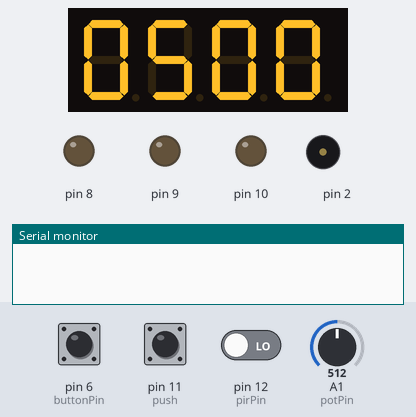
This sketch was run on a simulated Arduino Uno, built with avr-gcc and run on an emulated ATmega328P. Parts: 4-digit seven-segment display, output pins drawn as LEDs (lit = HIGH), buzzer (waves = sounding), the last lines printed to the serial monitor. The inputs (shaded band) are chosen by the test bench; at power-on: pin 12 (pirPin) LOW, pin 6 (buttonPin) LOW, pin 11 (push) LOW, A1 (potPin) = 512. Random numbers use the default seed unless the sketch sets one.

Above: at 1.2 s.
1.3 s: pin 12 (pirPin) driven HIGH
At 1.7 s:
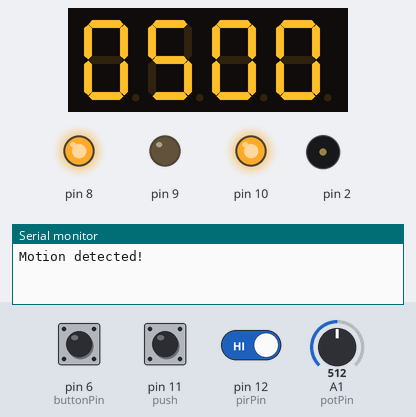
4.3 s: pin 6 (buttonPin) pulled HIGH for 3.2 s
At 38.0 s:
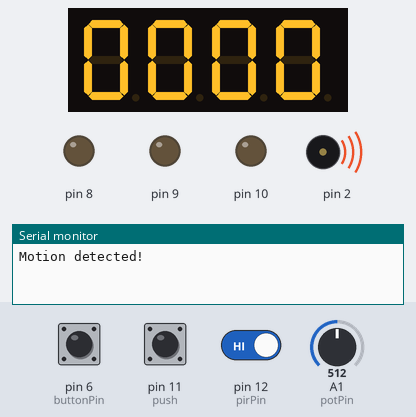
Timing chart, 0 to 38.4 s (numbered marks = the images above; inputs shaded):
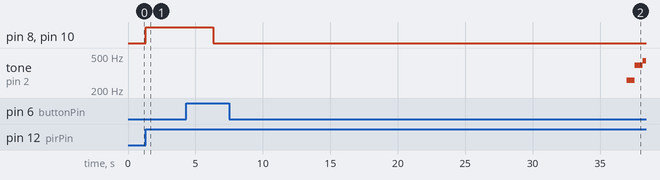

The sketch:

microcontroller_4251__1_.ino
```cpp
#include <Adafruit_LEDBackpack.h>
int lenMinutes = 0;
int lenSeconds = 0;

int tenthsOfMinutes = 0;
int onesOfMinutes = 0;
int tenthsOfSeconds = 0;
int onesOfSeconds = 0;

int potPin = A1;
int buttonPin = 6;
int push = 11;
int pirPin =12;
unsigned long buttonPressTime = 0;
bool colorChangeTriggered = false;

Adafruit_7segment display = Adafruit_7segment();

void updateDisplay(int a, int b, int x, int y)
{
    display.writeDigitNum(0, a, false);
    display.writeDigitNum(1, b, false);
    display.writeDigitNum(3, x, false);
    display.writeDigitNum(4, y, false);
    display.writeDisplay();
}

void setup()
{
    display.begin(0x70);
    pinMode(2, OUTPUT);
    pinMode(potPin, INPUT);
    Serial.begin(9600);

    pinMode(8, OUTPUT);
    pinMode(9, OUTPUT);
    pinMode(10, OUTPUT);
   pinMode(12, INPUT);
}
void playTone(int toneFrequency, int toneDuration)
{
    tone(2, toneFrequency, toneDuration);
    delay(toneDuration);
}

void loop()
{
    float seconds = analogRead(potPin) / 1.705;

    int minutes = seconds / 60;
    float new_minutes = (seconds / 60) - minutes;
    int remSec = new_minutes * 60;
    // Serial.println(new_minutes);

    updateDisplay(minutes / 10, minutes % 10, remSec / 10, remSec % 10);

    int buttonState = digitalRead(buttonPin);

    if (buttonState == HIGH)
    {
        lenMinutes = minutes;
        lenSeconds = 59;
        int lenSeconds1 = remSec;

        for (int seconds = lenSeconds1; seconds >= 0; seconds--)
        {

            tenthsOfSeconds = seconds / 10; // Calculate tenths of seconds
            onesOfSeconds = seconds % 10;   // Calculate ones of seconds

            updateDisplay(minutes / 10, minutes % 10, tenthsOfSeconds, onesOfSeconds);
            delay(100); // Delay for 1 second (1000 milliseconds) to simulate real time
        }

        for (int minutes = lenMinutes - 1; minutes >= 0; minutes--)
        {
            for (int seconds = lenSeconds; seconds >= 0; seconds--)
            {
                tenthsOfMinutes = minutes / 10; // Calculate tenths of minutes
                onesOfMinutes = minutes % 10;   // Calculate ones of minutes
                tenthsOfSeconds = seconds / 10; // Calculate tenths of seconds
                onesOfSeconds = seconds % 10;   // Calculate ones of seconds

                updateDisplay(tenthsOfMinutes, onesOfMinutes, tenthsOfSeconds, onesOfSeconds);
                delay(100); // Delay for 1 second (1000 milliseconds) to simulate real time
            }
        }
        playTone(261, 300); // C4
        playTone(261, 300); // C4
        playTone(392, 300); // G4
        playTone(392, 300); // G4
        playTone(440, 300); // A4
        playTone(440, 300); // A4
        playTone(392, 600); // G4
        playTone(349, 300); // F4
        playTone(349, 300); // F4
        playTone(330, 300); // E4
        playTone(330, 300); // E4
        playTone(294, 300); // D4
        playTone(294, 300); // D4
        playTone(261, 600); // C4
        tone(2, 0, 100);    // Stop tone
        delay(4000);
    }

   int button_State = digitalRead(push);

    if (button_State == HIGH)
    {
        // Turn on the lights with random colors
        for (int i = 8; i < 11; i++)
        {
            int randomNumber = random(2);
            digitalWrite(i, randomNumber);
        }


        // Check if the button has been continuously pressed for 2 seconds
        if ((millis() - buttonPressTime) > 70)
        {
            // Turn off the lights
            for (int i = 8; i < 11; i++)
            {
                digitalWrite(i, LOW);
            }
            // Reset button press time
            buttonPressTime = millis();
            delay(2500); // Debounce delay
        }
    }
    else
    {
        // Reset button press time when the button is released
        buttonPressTime = millis();
    }


  int state = digitalRead(pirPin);
if (state == HIGH)
{
    for (int i = 8; i < 11; i+=2)
    {

        digitalWrite(i, HIGH);
    }
    Serial.println("Motion detected!");

  delay(5000);
  for (int i = 8; i < 11; i+=2)
    {

        digitalWrite(i, LOW);
    }

}
/* else if (state == LOW)
{
    for (int i = 8; i < 11; i++)
    {
        digitalWrite(i, LOW);
    }
    Serial.println("Not");
} */


        /* if (push_btn_state == HIGH && (millis() - buttonPressTime > 1000)) {
            for (int i = 8; i < 11; i++) {
                digitalWrite(i, LOW); // Turn off all LEDs connected to pins 8, 9, and 10
            }
            Serial.println("2 sec");
            buttonPressTime = millis(); // Reset button press time
            delay(2000); // Debounce delay
        } */

        /* if(push_btn_state == LOW){
          for (int i = 8; i < 11; i++) {
         digitalWrite(i, 0);
       }
       delay(500);
       }*/
    }
```

Measured:
- after the input at 1.3 s, pin 8, pin 10: LOW → HIGH at once
- after the input at 4.3 s, pin 8, pin 10: HIGH → LOW after 2.0 s; tone on pin 2: silent → 261 Hz after 32.7 s, → 392 Hz 0.60 s later, → 440 Hz 0.60 s later; the display: first changes after 2.1 s (image 2 shows a later state)
